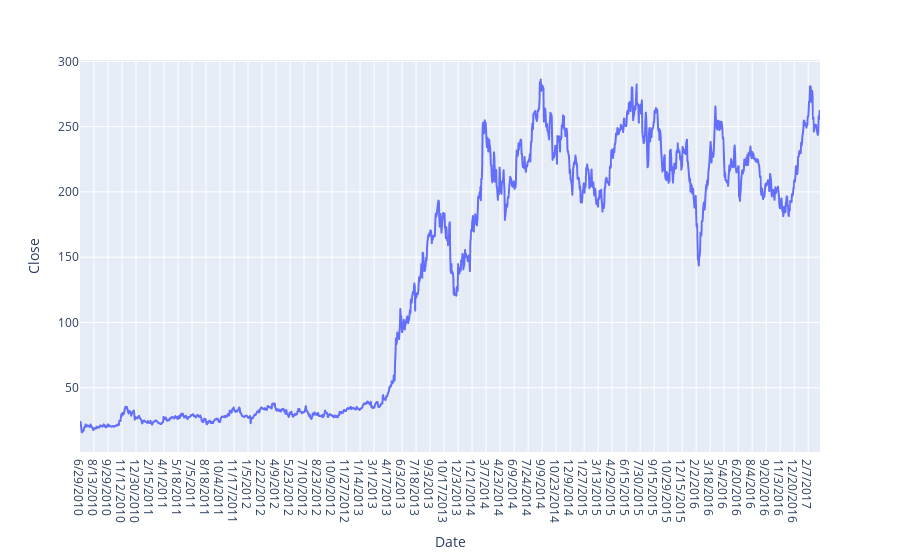

The cell this chart's notebook holds for it:
### Code cell
fig = px.line(tsla, x='Date', y="Close")
fig.show()

### Figure 1 — Plotly figure (JSON) as saved in the notebook; plotly's stock layout.template omitted (floating-point values rounded to 4 significant figures; data arrays with more than 128 entries replaced by an {"elided": "..."} marker saying what was removed)
{"data": [{"hovertemplate": "Date=%{x}<br>Close=%{y}<extra></extra>", "legendgroup": "", "line": {"color": "#636efa", "dash": "solid"}, "marker": {"symbol": "circle"}, "mode": "lines", "name": "", "showlegend": false, "type": "scattergl", "x": {"elided": "1692 str values"}, "xaxis": "x", "y": {"elided": "1692 float values"}, "yaxis": "y"}], "layout": {"legend": {"tracegroupgap": 0}, "margin": {"t": 60}, "xaxis": {"anchor": "y", "domain": [0, 1], "title": {"text": "Date"}}, "yaxis": {"anchor": "x", "domain": [0, 1], "title": {"text": "Close"}}}}
